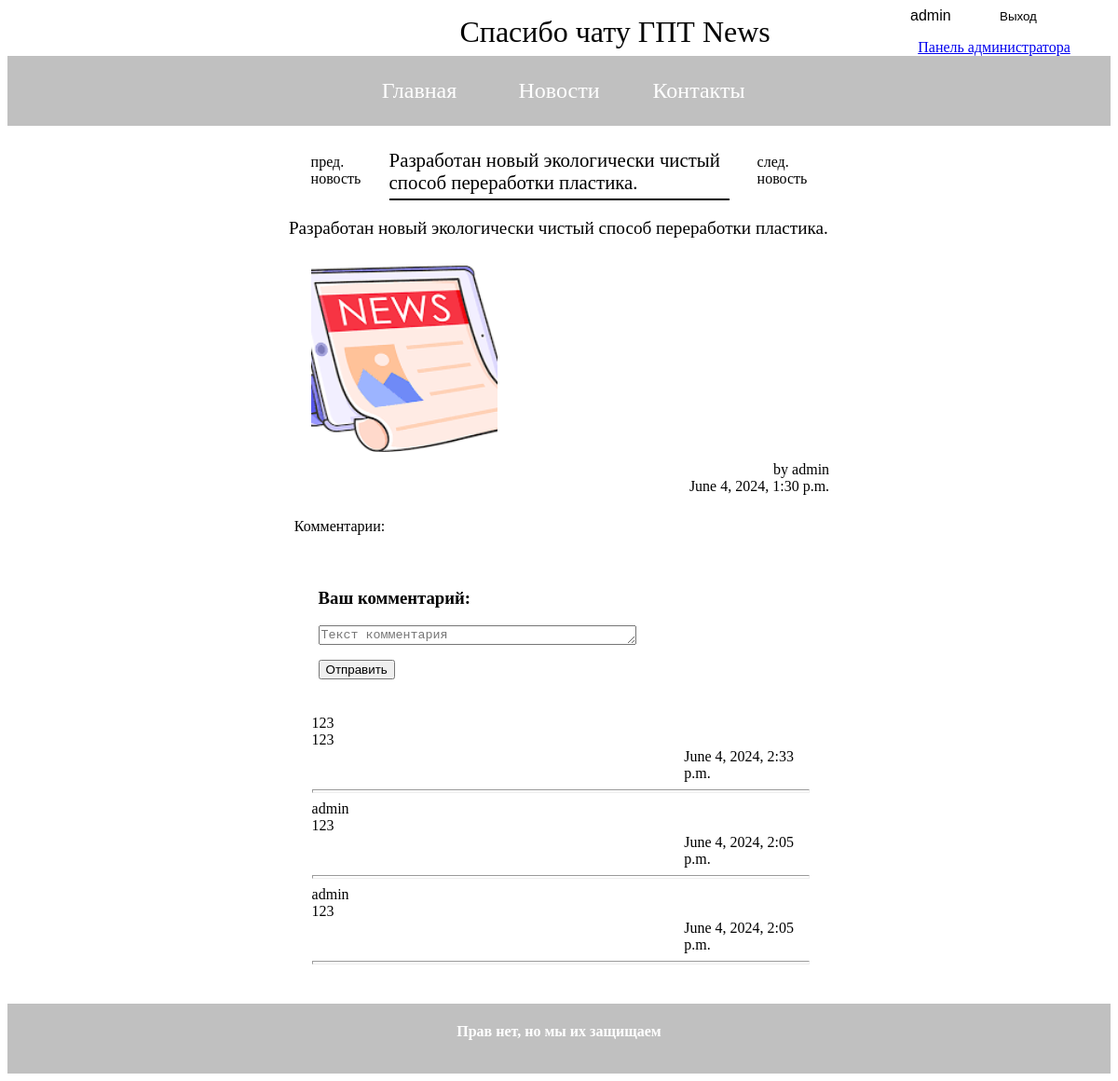
/detail/19/ (signed in), run on the app's committed database.
### Gingerbreads/models.py (models this page shows, shortened)
class Gingerbreads(models.Model):
    title = models.CharField(max_length=200, verbose_name="Заголовок")
    content = models.TextField(verbose_name="Содержание")
    date_published = models.DateTimeField(default=timezone.now ,verbose_name="Дата публикации")
    images = models.ImageField(upload_to="images/", verbose_name="Изображение")
    author = models.ForeignKey(User, on_delete=models.CASCADE, verbose_name="Автор", null=True, blank=True)

class Comment(models.Model):
    blog = models.ForeignKey(Gingerbreads, on_delete=models.CASCADE, verbose_name="Блог")
    author = models.ForeignKey(User, on_delete=models.CASCADE, verbose_name="Автор", null=True, blank=True)
    text = models.TextField(verbose_name="Текст комментария")
    date_published = models.DateTimeField(default=timezone.now ,verbose_name="Дата публикации")

### Gingerbreads/views.py (the view)
# urls.py: path("detail/<int:pk>/", views.detail, name="Gingerbreads_detail"),
def detail(request, pk):
    blogs = Gingerbreads.objects.all()
    blog = blogs.get(pk=pk)
    title = blog.title
    first = blogs.first().id
    last = blogs.last().id
    count = str(request.GET.get("post"))
    comments = Comment.objects.filter(blog=blog).order_by("-date_published")
    if count == "prev":
        if blog.id == first:
            return redirect("news:Gingerbreads_detail", pk=last)
        else:
            prev_blog = blogs.filter(id__lt=blog.id).last()
        return redirect("news:Gingerbreads_detail", pk=prev_blog.id)
    if count == "next":
        if blog.id == last:
            return redirect("news:Gingerbreads_detail", pk=first)
        else:
            next_blog = blogs.filter(id__gt=blog.id).first()
        return redirect("news:Gingerbreads_detail", pk=next_blog.id)
    context = {
        "blog": blog,
        "title": title,
        "comments":comments
    }
    if request.method == "POST":
        form = CommentModelForm(request.POST)
        if form.is_valid():
            new_comment = form.save(commit=False)
            new_comment.author = request.user
            new_comment.date_published = datetime.now()
            new_comment.blog = blog
            new_comment.save()
            return redirect("news:Gingerbreads_detail", pk=pk)
    else:
        form = CommentModelForm()
    context["form"] = form
    return render(request, 'Gingerbreads/Gingerbreads_detail.html', context)

### Gingerbreads/forms.py
class CommentModelForm(ModelForm):
    class Meta:
        model = Comment
        fields = ["text"]
    def __init__(self, *args, **kwargs):
        super(CommentModelForm, self).__init__(*args, **kwargs)
        self.fields["text"].help_text = ""
        self.fields["text"].label = ""
        self.fields["text"].widget = forms.Textarea(
            attrs={
                "placeholder": "Текст комментария",
                "rows": 1,
                "class": "form-control",
            }
    )

### Gingerbreads/templates/Gingerbreads/Gingerbreads_detail.html (shortened to what this page needs)
{% extends 'Gingerbreads/layout.html' %}
{% load static %}
{% block static %}
    <link rel="stylesheet" href="{% static 'Gingerbreads/css/Gingerbreads_detail.css' %}">
{% endblock static %}
{% block content %}
<div class='last_news'>
    <div class='blog'>
                <div class="nav">
                <a class="arrow_btn" href = '{% url 'news:Gingerbreads_detail' pk=blog.id %}?post=prev'>пред. новость</a>
                <a class='title_blog'>{{ blog.title }}</a>
                <a class="arrow_btn" href = '{% url 'news:Gingerbreads_detail' pk=blog.id %}?post=next'>след. новость</a>
                </div>
                <a class='content_blog'>{{blog.content|linebreaks}}</a>
                <div class='img_blog'>
                    <div
                    style=
                    'background: url({{blog.images.url}}) no-repeat;
                    background-position: center;
                    background-size:cover;
                    width: 100%;
                    height: 100%;'></div>
                </div>
                <div class='blog_info'>
                    <a>by {{blog.author}}</a>
                    <a>{{blog.date_published}}</a>
                </div>
                <a style="padding-left: 2%;">Комментарии:</a>
                <div class="comments">
                    {% if user.is_authenticated %}
                        <div class="com_form">
                            <h3>Ваш комментарий:</h3>
                            <form method="POST">
                            {{ form.as_p }}
                            <button type="submit" class="com_form_btn">Отправить</button>
                            </form>
                        </div>
                    {% else %}
                        <h3 style="margin-bottom: 35px;">Авторизуйтесь, чтобы оставить комментарий</h3>
                    {% endif %}
                    {% if comments %}
                        {% for comment in comments %}
                            <div class="comment">
                                <a>{{ comment.author }}</a>
                                <a style="word-break: break-all;">{{ comment.text }}</a>
                                <a style="padding-left:75%">{{ comment.date_published }}</a>
                            </div>
                            <hr style="width:100%; height:2px; background-color: white;">
                        {% endfor %}
                    {% else %}
                            <a class="no_comments">Комментариев пока нет</a>
                    {% endif %}
                </div>
            </div>
    </div>
{% endblock content %}

### Gingerbreads/templates/Gingerbreads/Layout.html (shortened to what this page needs)
{% load static %}
<html lang="en">
<head>
<link rel="stylesheet" href="{% static 'Gingerbreads/css/layout.css' %}">
{% block static %}
{% endblock %}
</head>
<body>
    <div class="header">
        <div class="nav-logo">
            <a href='{% url 'news:Gingerbreads' %}' class="head_text">Спасибо чату ГПТ News</a>
        </div>
        <div class="user_logo">
            {% if user.is_authenticated %}
                <div style="display:flex; align-items: baseline">
                <a  class="user_btn" href="{% url 'Users:profile' %}">{{ user.username }}</a>
                <form action="{% url 'Users:logout' %}" method="post">
                    <button type="submit" class="user_btn">Выход</button>
                </form>
                </div>
                {% if user.is_superuser %}
                <div>
                    <a class="admin_btn" href="{% url 'admin:index' %}">Панель администратора</a>
                </div>
                {% endif %}
            {% else %}
                <div>
                    <a class="user_btn" href="{% url 'Users:login' %}">Вход</a>
                    <a class="user_btn" href="{% url 'Users:register' %}">Регистрация</a>
                </div>
            {% endif %}
        </div>
    </div>
    <div class="navigate">
            <a href='{% url 'news:Gingerbreads' %}' class="nav_btn">Главная</a>
            <a href='{% url 'news:News' %}' class="nav_btn">Новости</a>
            <a href='{% url 'news:contacts' %}' class="nav_btn">Контакты</a>
    </div>
    {% block content %}
    {% endblock %}
    <div class='footer'>
        <h4>Прав нет, но мы их защищаем</h4>
    </div>
</body>
</html>

### static/Gingerbreads/css/layout.css (style rules this page uses)
body { position: relative; padding-bottom: 58px; box-sizing: border-box; }
.head_text { justify-content: center; font-size: 2em; text-decoration: none; color: black; }
.nav-logo { display: flex; justify-content: center; align-items: center; padding-left: 41%; }
.navigate { display: flex; background-color: #C0C0C0; width: 100%; height: 75px; font-size: 1.5em; justify-content: center; align-items: center }
.nav_btn { width: 150px; color: white; display: flex; justify-content: center; text-decoration: none; }
.user_btn { display: flex; align-items: center; font-size: 1 em; width: 90px; text-decoration: none; color: black; border: none; background-color: white; font-family: Arial; }
.header { display: flex; justify-content: space-between }
.footer { height: 75px; width: 100%; display: flex; background-color: #C0C0C0; position: absolute; bottom: 0px; color: white; justify-content: center; }
.user_logo { display: flex; align-items: center; width: 250px; justify-content: space-around; flex-direction: column }

### static/Gingerbreads/css/Gingerbreads_detail.css (style rules this page uses)
.last_news { padding-top: 20px; display: flex; justify-content: center; width: 100%; flex-direction: column; align-items: center; }
.blog { background-color: white; width: 50%; color: black; }
.blog_info { display: flex; flex-direction: column; align-items: flex-end; padding-right: 1%; padding-bottom: 25px; padding-top: 10px; position: sticky; }
.title_blog { display: flex; justify-content: center; color: black; text-decoration: none; font-size: 1.3em; padding-top: 5px; padding-bottom: 5px; position: sticky; border-bottom: 2px solid black; }
.content_blog { align-self: flex-start; padding-left: 1%; padding-right: 1%; color: black; font-size: 1.2em; width: 98%; display: flex; padding-bottom: 10px; position: sticky; }
.img_blog { width: 200px; height: 200px; padding-left: 5%; background-size: cover; background-position: center; background-repeat: no-repeat; position: sticky; }
.nav { display: flex; justify-content: space-between; align-items: center; position: sticky; }
.arrow_btn { padding-left: 5%; padding-right: 5%; padding-bottom: 5px; text-decoration: none; color: black; position: sticky; }
.comments { border: 1px solid white; display: flex; padding: 5%; flex-direction: column; width: 90%; align-items: flex-start; }
.comment { display: flex; flex-direction: column; width: 100%; }
.com_form { padding: 5px; border: 2px solid white; width: 100%; margin-bottom: 15px; }

### data on the page
Gingerbreads: title "Разработан новый экологически чистый способ переработки пластика.", content "Разработан новый экологически чистый способ переработки пластика.", images (picture), author "admin", date_published "June 4, 2024, 1:30 p.m."
Comment: author "123", text "123", date_published "June 4, 2024, 2:33 p.m."
Comment: author "admin", text "123", date_published "June 4, 2024, 2:05 p.m."
Comment: author "admin", text "123", date_published "June 4, 2024, 2:05 p.m."

### other printed values
{{ user.username }} "admin"
